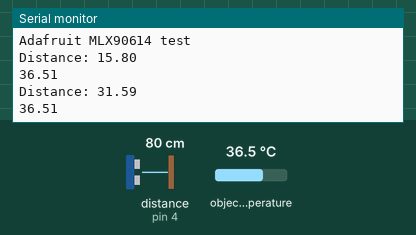
This sketch was run on a simulated Arduino Uno, built with avr-gcc and run on an emulated ATmega328P. On the bench: the last lines printed to the serial monitor. Wiring (inferred from the names in the program): ultrasonic range finder: trigger pin 3; echo pin 4. The inputs (shaded band) are chosen by the test bench; at power-on: distance to the obstacle (sensor on pin 4) 80 cm, object temperature 36.5 °C. The echo pulse lasts 58.3 µs per cm.

Above: at 1.2 s.
1.3 s: distance to the obstacle (sensor on pin 4) set to 2 cm
At 2.6 s:
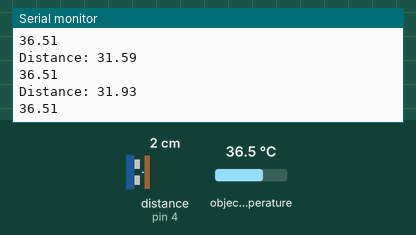
2.8 s: object temperature set to 20 °C
At 3.5 s:
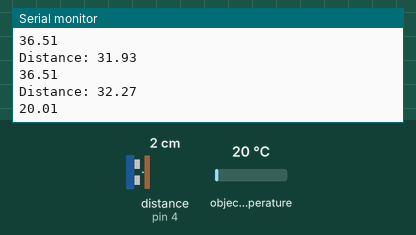
4.3 s: distance to the obstacle (sensor on pin 4) set to 4 cm
At 5.6 s:
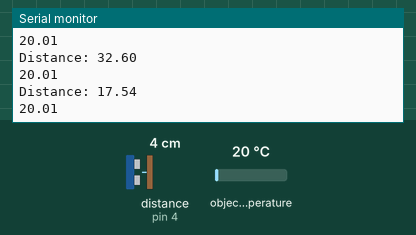
5.8 s: object temperature set to 26 °C
At 6.8 s:
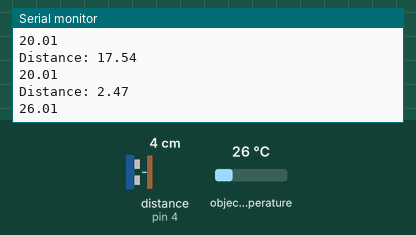
Timing chart, 0 to 8.3 s (numbered marks = the images above; inputs shaded):
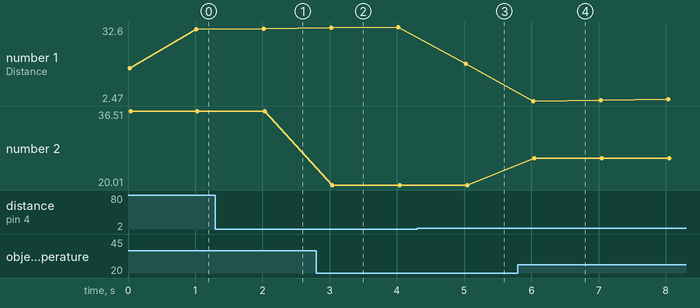

Measured:
- after the input at 1.3 s, the serial monitor: prints a new line after 0.72 s (image 1)
- after the input at 2.8 s, the serial monitor: prints a new line after 0.24 s (image 2)
- after the input at 4.3 s, the serial monitor: prints a new line after 0.73 s (image 3)
- after the input at 5.8 s, the serial monitor: prints a new line after 0.25 s (image 4)
- plotted number 1: 31.59 → 31.93 after the input at 1.3 s, 32.6 → 17.54 after the input at 4.3 s
- plotted number 2: 36.51 → 20.01 after the input at 2.8 s, 20.01 → 26.01 after the input at 5.8 s

The sketch:

ultrasonic_ir_temp.ino
```cpp
#include <Wire.h>
#include <Adafruit_MLX90614.h>
Adafruit_MLX90614 mlx = Adafruit_MLX90614();
const int trigPin = 3;
const int echoPin = 4;
float sum;
float avg_dist[5] = {0,0,0,0,0};

float duration, distance;

void setup() {
  pinMode(trigPin, OUTPUT);
  pinMode(echoPin, INPUT);
  Serial.begin(9600);
  Serial.println("Adafruit MLX90614 test");
  mlx.begin();
}

void loop() {
  digitalWrite(trigPin, LOW);
  delayMicroseconds(2);
  digitalWrite(trigPin, HIGH);
  delayMicroseconds(10);
  digitalWrite(trigPin, LOW);

  duration = pulseIn(echoPin, HIGH);
  distance = (duration*.034)/2;
  Serial.print("Distance: ");
  Serial.println(Average_dist(distance));

  if(mlx.readObjectTempC()<500){
    Serial.println(mlx.readObjectTempC());
  }

  delay(1000);
}

float Average_dist(float dist){
  avg_dist[4] = dist;
  sum = 0;
  for(int i =0; i < 5; i++){
    sum = sum + avg_dist[i];
  }
  for(int i =0;i<4;i++){
    avg_dist[i] = avg_dist[i+1];
  }
  return dist = sum/5;
}
```
